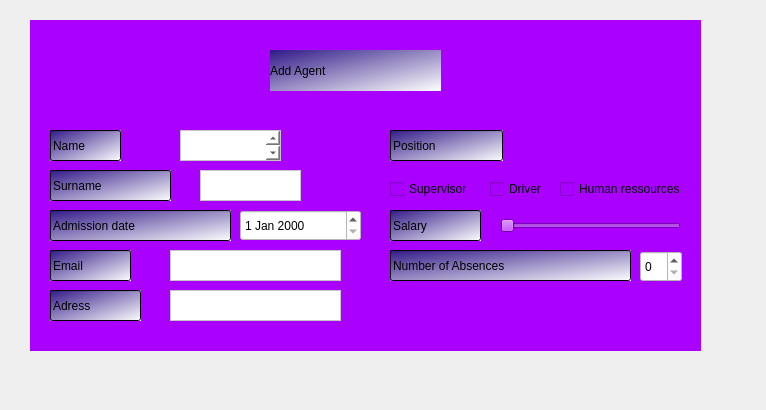
<?xml version="1.0" encoding="UTF-8"?>
<ui version="4.0">
 <class>add_agent</class>
 <widget class="QDialog" name="add_agent">
  <property name="geometry">
   <rect>
    <x>0</x>
    <y>0</y>
    <width>766</width>
    <height>410</height>
   </rect>
  </property>
  <property name="windowTitle">
   <string>Dialog</string>
  </property>
  <widget class="QStackedWidget" name="stackedWidget">
   <property name="geometry">
    <rect>
     <x>30</x>
     <y>20</y>
     <width>671</width>
     <height>331</height>
    </rect>
   </property>
   <property name="styleSheet">
    <string notr="true">background-color: rgb(170, 0, 255);
background-image: url(:/image/clipart2045319.png);</string>
   </property>
   <property name="currentIndex">
    <number>1</number>
   </property>
   <widget class="QWidget" name="page">
    <widget class="QLabel" name="label">
     <property name="geometry">
      <rect>
       <x>170</x>
       <y>40</y>
       <width>341</width>
       <height>41</height>
      </rect>
     </property>
     <property name="styleSheet">
      <string notr="true">font: 18pt &quot;ROG Fonts&quot;;
color: rgb(255, 255, 255);


</string>
     </property>
     <property name="text">
      <string> Agent Management</string>
     </property>
     <property name="scaledContents">
      <bool>false</bool>
     </property>
    </widget>
    <widget class="QPushButton" name="pushButton">
     <property name="geometry">
      <rect>
       <x>40</x>
       <y>120</y>
       <width>171</width>
       <height>41</height>
      </rect>
     </property>
     <property name="styleSheet">
      <string notr="true">font: 12pt &quot;ROG Fonts&quot;;
background-color: qlineargradient(spread:pad, x1:0, y1:0, x2:1, y2:1, stop:0 rgba(49, 25, 136, 255), stop:1 rgba(255, 255, 255, 255));</string>
     </property>
     <property name="text">
      <string>Add Agent</string>
     </property>
    </widget>
    <widget class="QPushButton" name="pushButton_2">
     <property name="geometry">
      <rect>
       <x>460</x>
       <y>120</y>
       <width>181</width>
       <height>41</height>
      </rect>
     </property>
     <property name="styleSheet">
      <string notr="true">font: 12pt &quot;ROG Fonts&quot;;
background-color: qlineargradient(spread:pad, x1:0, y1:0, x2:1, y2:1, stop:0 rgba(49, 25, 136, 255), stop:1 rgba(255, 255, 255, 255));</string>
     </property>
     <property name="text">
      <string>Delete Agent</string>
     </property>
    </widget>
    <widget class="QPushButton" name="pushButton_3">
     <property name="geometry">
      <rect>
       <x>250</x>
       <y>120</y>
       <width>171</width>
       <height>41</height>
      </rect>
     </property>
     <property name="styleSheet">
      <string notr="true">font: 12pt &quot;ROG Fonts&quot;;
background-color: qlineargradient(spread:pad, x1:0, y1:0, x2:1, y2:1, stop:0 rgba(49, 25, 136, 255), stop:1 rgba(255, 255, 255, 255));</string>
     </property>
     <property name="text">
      <string>Modify Agent</string>
     </property>
    </widget>
    <widget class="QPushButton" name="pushButton_4">
     <property name="geometry">
      <rect>
       <x>210</x>
       <y>230</y>
       <width>251</width>
       <height>41</height>
      </rect>
     </property>
     <property name="styleSheet">
      <string notr="true">font: 12pt &quot;ROG Fonts&quot;;
background-color: qlineargradient(spread:pad, x1:0, y1:0, x2:1, y2:1, stop:0 rgba(49, 25, 136, 255), stop:1 rgba(255, 255, 255, 255));
</string>
     </property>
     <property name="text">
      <string>View list of agents</string>
     </property>
    </widget>
   </widget>
   <widget class="QWidget" name="page_2">
    <widget class="QLineEdit" name="lineEdit">
     <property name="geometry">
      <rect>
       <x>20</x>
       <y>110</y>
       <width>71</width>
       <height>31</height>
      </rect>
     </property>
     <property name="styleSheet">
      <string notr="true">font: 12pt &quot;ROG Fonts&quot;;
background-color: qlineargradient(spread:pad, x1:0, y1:0, x2:1, y2:1, stop:0 rgba(49, 25, 136, 255), stop:1 rgba(255, 255, 255, 255));</string>
     </property>
     <property name="text">
      <string>Name</string>
     </property>
    </widget>
    <widget class="QLineEdit" name="lineEdit_2">
     <property name="geometry">
      <rect>
       <x>20</x>
       <y>150</y>
       <width>121</width>
       <height>31</height>
      </rect>
     </property>
     <property name="styleSheet">
      <string notr="true">font: 12pt &quot;ROG Fonts&quot;;
background-color: qlineargradient(spread:pad, x1:0, y1:0, x2:1, y2:1, stop:0 rgba(49, 25, 136, 255), stop:1 rgba(255, 255, 255, 255));</string>
     </property>
     <property name="text">
      <string>Surname</string>
     </property>
    </widget>
    <widget class="QLineEdit" name="lineEdit_3">
     <property name="geometry">
      <rect>
       <x>20</x>
       <y>190</y>
       <width>181</width>
       <height>31</height>
      </rect>
     </property>
     <property name="styleSheet">
      <string notr="true">font: 12pt &quot;ROG Fonts&quot;;
background-color: qlineargradient(spread:pad, x1:0, y1:0, x2:1, y2:1, stop:0 rgba(49, 25, 136, 255), stop:1 rgba(255, 255, 255, 255));</string>
     </property>
     <property name="text">
      <string>Admission date</string>
     </property>
    </widget>
    <widget class="QLineEdit" name="lineEdit_4">
     <property name="geometry">
      <rect>
       <x>360</x>
       <y>230</y>
       <width>241</width>
       <height>31</height>
      </rect>
     </property>
     <property name="styleSheet">
      <string notr="true">font: 12pt &quot;ROG Fonts&quot;;
background-color: qlineargradient(spread:pad, x1:0, y1:0, x2:1, y2:1, stop:0 rgba(49, 25, 136, 255), stop:1 rgba(255, 255, 255, 255));</string>
     </property>
     <property name="text">
      <string>Number of Absences</string>
     </property>
    </widget>
    <widget class="QLineEdit" name="lineEdit_6">
     <property name="geometry">
      <rect>
       <x>20</x>
       <y>230</y>
       <width>81</width>
       <height>31</height>
      </rect>
     </property>
     <property name="styleSheet">
      <string notr="true">font: 12pt &quot;ROG Fonts&quot;;
background-color: qlineargradient(spread:pad, x1:0, y1:0, x2:1, y2:1, stop:0 rgba(49, 25, 136, 255), stop:1 rgba(255, 255, 255, 255));</string>
     </property>
     <property name="text">
      <string>Email</string>
     </property>
    </widget>
    <widget class="QLineEdit" name="lineEdit_7">
     <property name="geometry">
      <rect>
       <x>360</x>
       <y>190</y>
       <width>91</width>
       <height>31</height>
      </rect>
     </property>
     <property name="styleSheet">
      <string notr="true">font: 12pt &quot;ROG Fonts&quot;;
background-color: qlineargradient(spread:pad, x1:0, y1:0, x2:1, y2:1, stop:0 rgba(49, 25, 136, 255), stop:1 rgba(255, 255, 255, 255));</string>
     </property>
     <property name="text">
      <string>Salary</string>
     </property>
    </widget>
    <widget class="QLineEdit" name="lineEdit_8">
     <property name="geometry">
      <rect>
       <x>360</x>
       <y>110</y>
       <width>113</width>
       <height>31</height>
      </rect>
     </property>
     <property name="styleSheet">
      <string notr="true">font: 12pt &quot;ROG Fonts&quot;;
background-color: qlineargradient(spread:pad, x1:0, y1:0, x2:1, y2:1, stop:0 rgba(49, 25, 136, 255), stop:1 rgba(255, 255, 255, 255));</string>
     </property>
     <property name="text">
      <string>Position</string>
     </property>
    </widget>
    <widget class="QLineEdit" name="lineEdit_9">
     <property name="geometry">
      <rect>
       <x>20</x>
       <y>270</y>
       <width>91</width>
       <height>31</height>
      </rect>
     </property>
     <property name="styleSheet">
      <string notr="true">font: 12pt &quot;ROG Fonts&quot;;
background-color: qlineargradient(spread:pad, x1:0, y1:0, x2:1, y2:1, stop:0 rgba(49, 25, 136, 255), stop:1 rgba(255, 255, 255, 255));</string>
     </property>
     <property name="text">
      <string>Adress</string>
     </property>
    </widget>
    <widget class="QPlainTextEdit" name="plainTextEditnom">
     <property name="geometry">
      <rect>
       <x>150</x>
       <y>110</y>
       <width>101</width>
       <height>31</height>
      </rect>
     </property>
     <property name="styleSheet">
      <string notr="true">background-color: rgb(255, 255, 255);</string>
     </property>
     <property name="plainText">
      <string>
</string>
     </property>
    </widget>
    <widget class="QPlainTextEdit" name="plainTextEdit_2">
     <property name="geometry">
      <rect>
       <x>170</x>
       <y>150</y>
       <width>101</width>
       <height>31</height>
      </rect>
     </property>
     <property name="styleSheet">
      <string notr="true">background-color: rgb(255, 255, 255);</string>
     </property>
    </widget>
    <widget class="QDateEdit" name="dateEdit">
     <property name="geometry">
      <rect>
       <x>210</x>
       <y>190</y>
       <width>121</width>
       <height>31</height>
      </rect>
     </property>
     <property name="styleSheet">
      <string notr="true">font: 7pt &quot;ROG Fonts&quot;;
background-color: rgb(255, 255, 255);
</string>
     </property>
    </widget>
    <widget class="QSpinBox" name="spinBox">
     <property name="geometry">
      <rect>
       <x>610</x>
       <y>231</y>
       <width>42</width>
       <height>31</height>
      </rect>
     </property>
     <property name="styleSheet">
      <string notr="true">background-color: rgb(255, 255, 255);</string>
     </property>
    </widget>
    <widget class="QPlainTextEdit" name="plainTextEdit_3">
     <property name="geometry">
      <rect>
       <x>140</x>
       <y>230</y>
       <width>171</width>
       <height>31</height>
      </rect>
     </property>
     <property name="styleSheet">
      <string notr="true">background-color: rgb(255, 255, 255);</string>
     </property>
    </widget>
    <widget class="QSlider" name="horizontalSlider">
     <property name="geometry">
      <rect>
       <x>470</x>
       <y>190</y>
       <width>181</width>
       <height>31</height>
      </rect>
     </property>
     <property name="orientation">
      <enum>Qt::Horizontal</enum>
     </property>
    </widget>
    <widget class="QCheckBox" name="checkBox">
     <property name="geometry">
      <rect>
       <x>360</x>
       <y>160</y>
       <width>101</width>
       <height>18</height>
      </rect>
     </property>
     <property name="styleSheet">
      <string notr="true">font: 7pt &quot;ROG Fonts&quot;;</string>
     </property>
     <property name="text">
      <string>Supervisor</string>
     </property>
    </widget>
    <widget class="QCheckBox" name="checkBox_2">
     <property name="geometry">
      <rect>
       <x>530</x>
       <y>160</y>
       <width>141</width>
       <height>18</height>
      </rect>
     </property>
     <property name="styleSheet">
      <string notr="true">font: 7pt &quot;ROG Fonts&quot;;</string>
     </property>
     <property name="text">
      <string>Human ressources</string>
     </property>
    </widget>
    <widget class="QCheckBox" name="checkBox_3">
     <property name="geometry">
      <rect>
       <x>460</x>
       <y>160</y>
       <width>70</width>
       <height>18</height>
      </rect>
     </property>
     <property name="styleSheet">
      <string notr="true">font: 7pt &quot;ROG Fonts&quot;;</string>
     </property>
     <property name="text">
      <string>Driver</string>
     </property>
    </widget>
    <widget class="QPlainTextEdit" name="plainTextEdit_4">
     <property name="geometry">
      <rect>
       <x>140</x>
       <y>270</y>
       <width>171</width>
       <height>31</height>
      </rect>
     </property>
     <property name="styleSheet">
      <string notr="true">background-color: rgb(255, 255, 255);</string>
     </property>
    </widget>
    <widget class="QLabel" name="label_2">
     <property name="geometry">
      <rect>
       <x>240</x>
       <y>30</y>
       <width>171</width>
       <height>41</height>
      </rect>
     </property>
     <property name="styleSheet">
      <string notr="true">font: 17pt &quot;ROG Fonts&quot;;
background-color: qlineargradient(spread:pad, x1:0, y1:0, x2:1, y2:1, stop:0 rgba(49, 25, 136, 255), stop:1 rgba(255, 255, 255, 255));</string>
     </property>
     <property name="text">
      <string>Add Agent</string>
     </property>
    </widget>
   </widget>
  </widget>
 </widget>
 <resources/>
 <connections/>
</ui>
